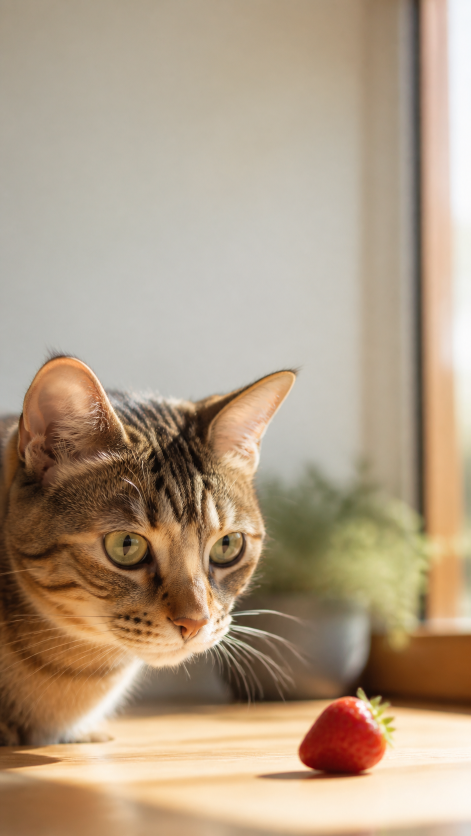
#> input picture assets/07-kedi-tatli-tadi.png, 941 x 1672 px (shown at 1/2 size)
$ python render_reel_covers.py
#> lines starting #> are read from the running program, lines starting #| are printed output that depends on the picture
"""Create branded 9:16 Instagram Reel cover images from project source visuals."""

from pathlib import Path

from PIL import Image, ImageDraw, ImageFont, ImageOps


ROOT = Path(__file__).resolve().parent.parent
ASSETS = ROOT / "assets"
OUTPUT = ROOT / "covers"
W, H = 1080, 1920
BOLD = Path("C:/Windows/Fonts/segoeuib.ttf")
REGULAR = Path("C:/Windows/Fonts/segoeui.ttf")

ITEMS = [
    ("07-kedi-tatli-tadi", "07-kedi-tatli-tadi.png", "Kediler tatlı tadını algılar mı?"),
    ("08-kedi-dili", "08-kedi-dili.png", "Kedi dili neden zımpara gibi?"),
    ("09-kedi-uykusu", "09-kedi-uykusu.png", "Kediler günde 14 saat uyur mu?"),
    ("10-kopek-burun-izi", "10-kopek-burun-izi.png", "Her köpeğin burun izi farklı mı?"),
    ("11-kopek-renk-gorusu", "11-kopek-renk-gorusu.png", "Köpekler dünyayı siyah-beyaz mı görür?"),
    ("12-kedi-mirilti-sifasi", "12-kedi-mirilti-sifasi.jpg", "Kedi mırıltısı kemikleri iyileştirebilir mi?"),
]


def wrap(draw: ImageDraw.ImageDraw, text: str, font: ImageFont.FreeTypeFont, width: int) -> list[str]:
    result: list[str] = []
    line: list[str] = []
    for word in text.split():
        candidate = " ".join(line + [word])
        if draw.textbbox((0, 0), candidate, font=font)[2] <= width:
            line.append(word)
        else:
            result.append(" ".join(line))
            line = [word]
    if line:
        result.append(" ".join(line))
    return result


def render(slug: str, image_name: str, title: str) -> None:
#> called with slug = '07-kedi-tatli-tadi', image_name = '07-kedi-tatli-tadi.png', title = 'Kediler tatlı tadını algılar mı?'
    with Image.open(ASSETS / image_name) as source:
#> source is the input picture: PIL image 941x1672 RGB; mean R, G, B 177.1, 156.7, 132.9
        base = ImageOps.fit(source.convert("RGB"), (W, H), Image.Resampling.LANCZOS, centering=(0.5, 0.5)).convert("RGBA")

    shade = Image.new("RGBA", (W, H), (0, 0, 0, 0))
#> shade: PIL image 1080x1920 RGBA; every value is 0
    shade_draw = ImageDraw.Draw(shade)
    for y in range(H):
        top_alpha = int(132 * max(0, 1 - y / 780))
        bottom_alpha = int(172 * max(0, (y - 980) / 940))
        shade_draw.line((0, y, W, y), fill=(2, 15, 25, max(top_alpha, bottom_alpha)))
    image = Image.alpha_composite(base, shade)
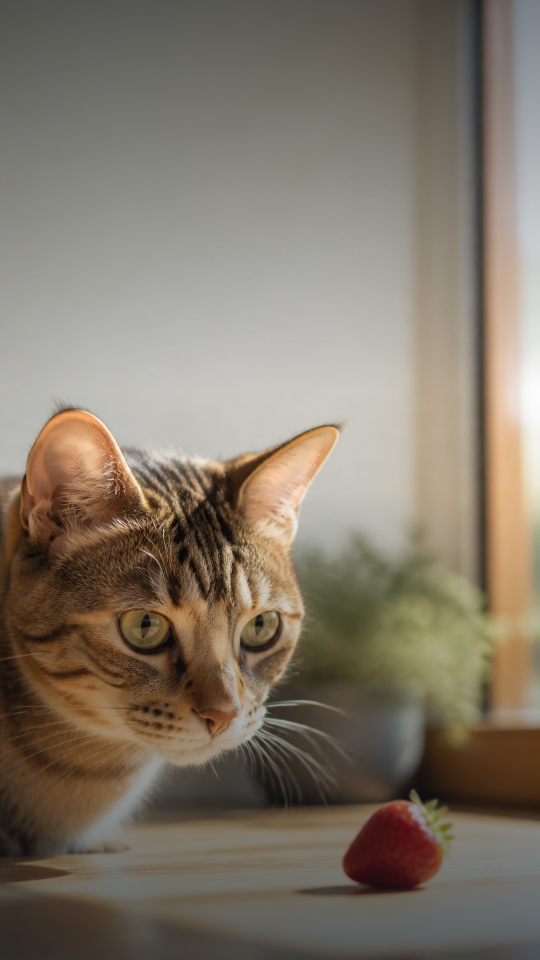
#> image: PIL image 1080x1920 RGBA (shown at 1/2 size); mean R, G, B, A 128.7, 118.5, 104.6, 255
    draw = ImageDraw.Draw(image)
    brand = ImageFont.truetype(str(BOLD), 36)
    eyebrow = ImageFont.truetype(str(BOLD), 28)
    title_font = ImageFont.truetype(str(BOLD), 72)
    footer = ImageFont.truetype(str(REGULAR), 28)
    amber = (255, 187, 78, 255)

    draw.rounded_rectangle((64, 68, 370, 126), radius=29, fill=(3, 24, 35, 180), outline=(255, 255, 255, 65), width=2)
    draw.text((92, 79), "PATI ŞİFRESİ", font=brand, fill=(255, 255, 255, 255))
    draw.rectangle((64, 162, 286, 170), fill=amber)

    draw.rounded_rectangle((64, 680, 1016, 1080), radius=34, fill=(3, 21, 31, 205))
    draw.text((106, 730), "HAYVANLAR DÜNYASI", font=eyebrow, fill=amber)
    lines = wrap(draw, title, title_font, 800)
#> lines = ['Kediler tatlı tadını', 'algılar mı?']
    y = 790
    for line in lines:
        line_width = draw.textbbox((0, 0), line, font=title_font)[2]
        draw.text(((W - line_width) // 2, y), line, font=title_font, fill=(255, 255, 255, 255), stroke_width=1, stroke_fill=(0, 0, 0, 110))
        y += 88
#> this loop made 2 passes
#> (line, line_width, y) on passes 1 to 2: ('Kediler tatlı tadını', 638, 878), ('algılar mı?', 375, 966)
#> after the loop, y = 966

    draw.text((64, 1780), "KAYDET • PAYLAŞ • TAKİP ET", font=footer, fill=(255, 255, 255, 230))
    image.convert("RGB").save(OUTPUT / f"{slug}.jpg", quality=95, subsampling=0)
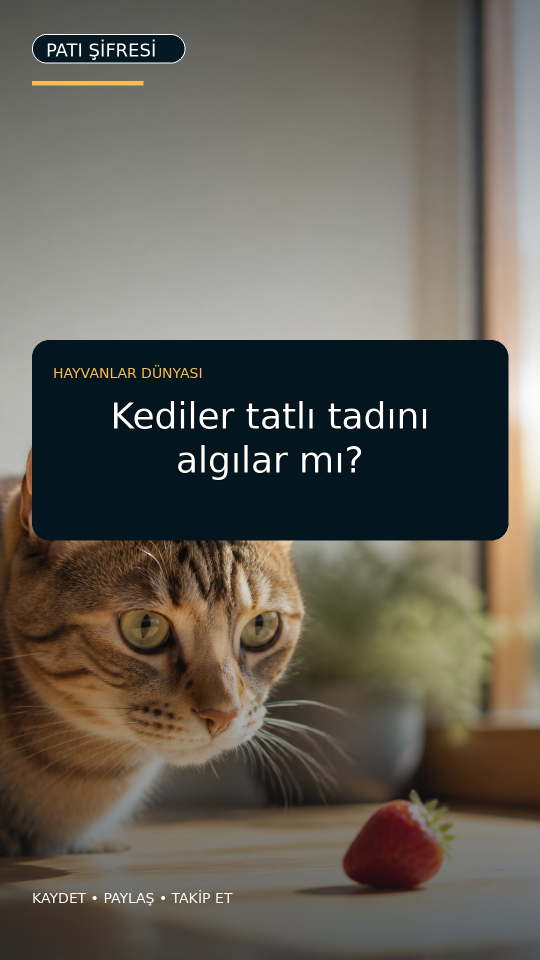
#> saved as 07-kedi-tatli-tadi.jpg: PIL image 1080x1920 RGB (shown at 1/2 size); mean R, G, B 98.8, 94.4, 85.3
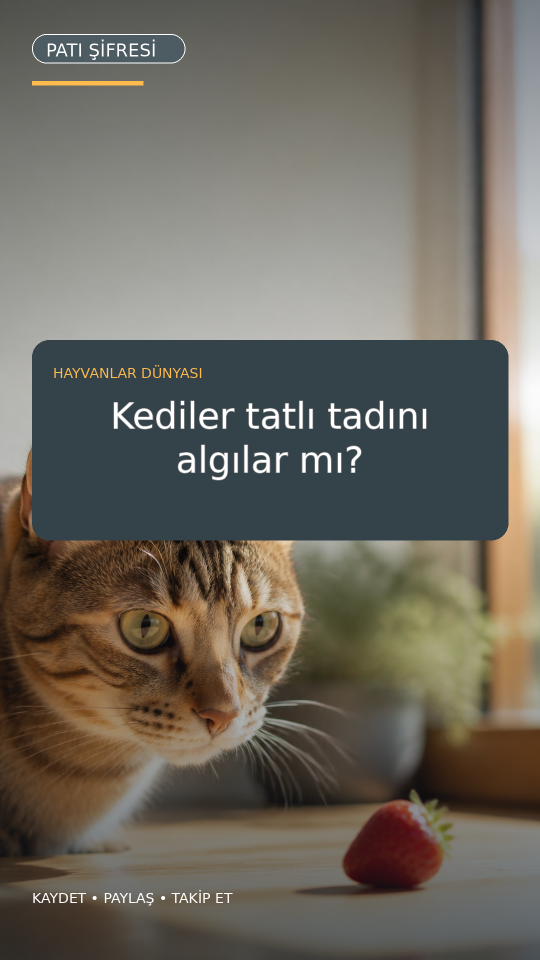
#> image: PIL image 1080x1920 RGBA (shown at 1/2 size); mean R, G, B, A 98.8, 94.4, 85.3, 245.3; transparent parts drawn white


def main() -> None:
    OUTPUT.mkdir(parents=True, exist_ok=True)
    for item in ITEMS:
        render(*item)
#> pass 2 of the loop in main, `for item in ITEMS:`:
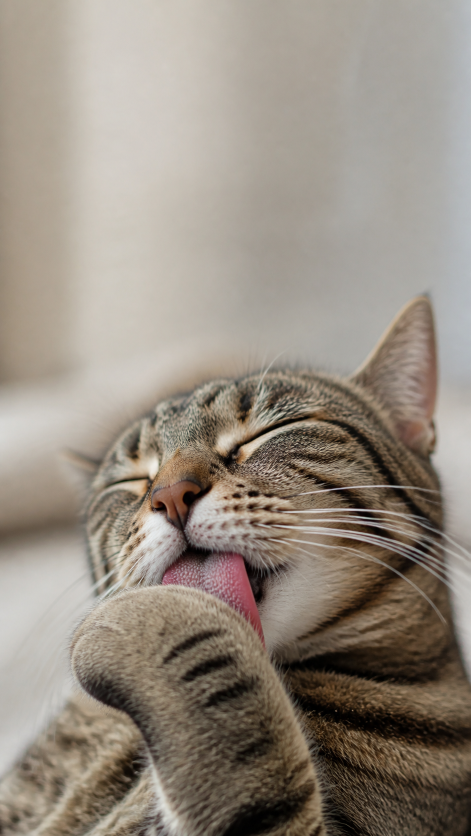
#> input picture assets/08-kedi-dili.png, 941 x 1672 px (shown at 1/2 size)
#> in render, source is the input picture: PIL image 941x1672 RGB; mean R, G, B 149.4, 139.6, 128.2
#> in render (call 2), `image = Image.alpha_composite(base, shade)`:
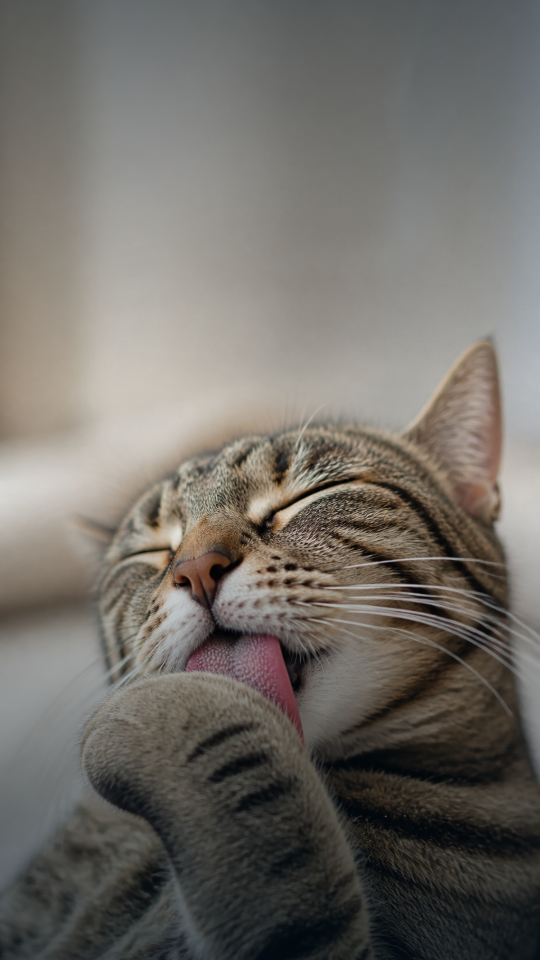
#> image: PIL image 1080x1920 RGBA (shown at 1/2 size); mean R, G, B, A 112.7, 109.1, 103.5, 255
#> lines = ['Kedi dili neden', 'zımpara gibi?']
#> the loop in render (call 2), `for line in lines:` made 2 passes
#> (line, line_width, y) on passes 1 to 2: ('Kedi dili neden', 531, 878), ('zımpara gibi?', 484, 966)
#> after the loop in render (call 2), `for line in lines:`: y = 966
#> in render (call 2), `image.convert("RGB").save(OUTPUT / f"{slug}.jpg", quality=95, subsampl..`:
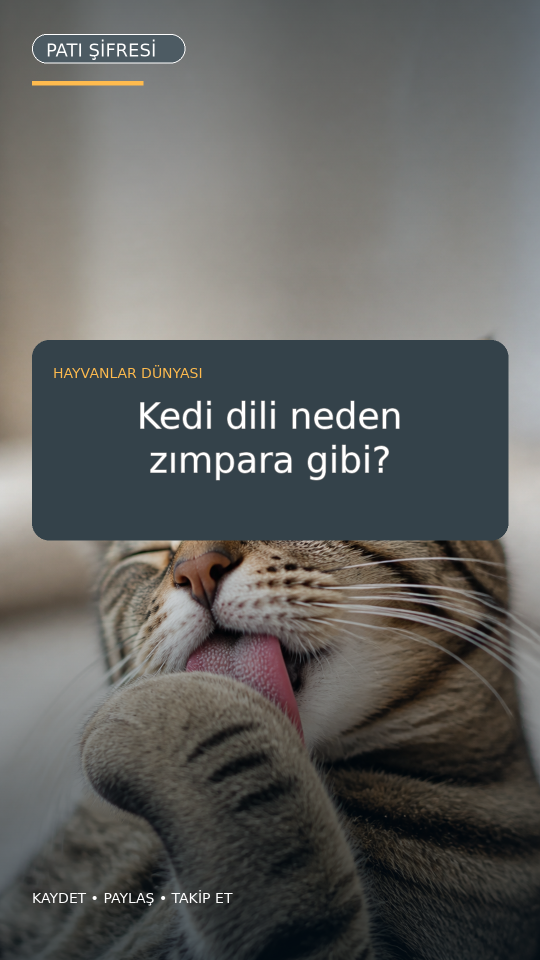
#> image: PIL image 1080x1920 RGBA (shown at 1/2 size); mean R, G, B, A 86.6, 87.9, 86.1, 245.3; transparent parts drawn white
#> pass 3 of the loop in main, `for item in ITEMS:`:
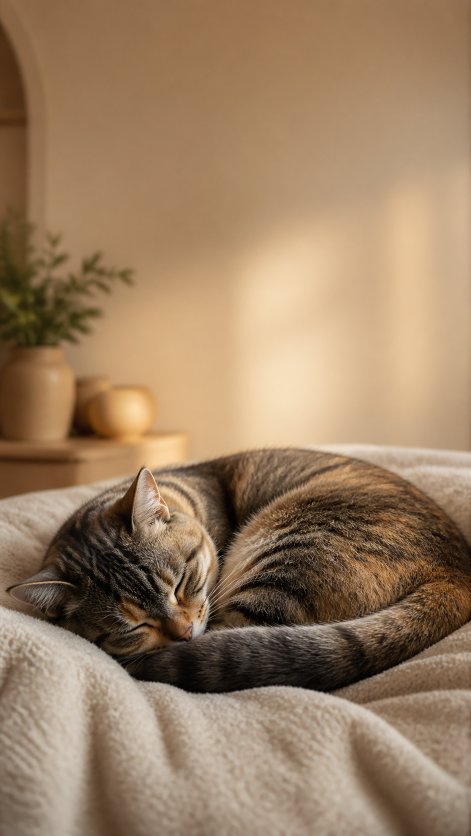
#> input picture assets/09-kedi-uykusu.png, 941 x 1672 px (shown at 1/2 size)
#> in render, source is the input picture: PIL image 941x1672 RGB; mean R, G, B 154.7, 127.4, 99
#> in render (call 3), `image = Image.alpha_composite(base, shade)`:
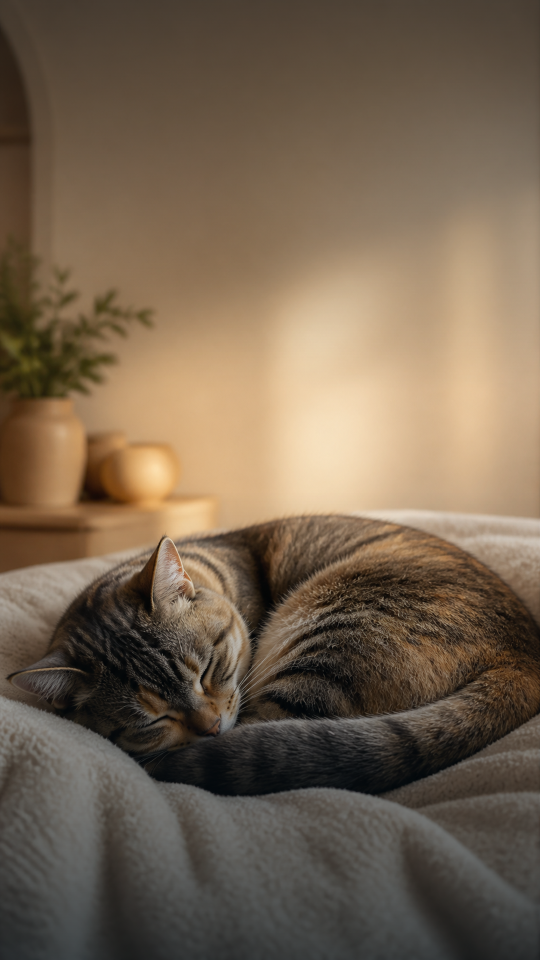
#> image: PIL image 1080x1920 RGBA (shown at 1/2 size); mean R, G, B, A 116.1, 98.9, 79.7, 255
#> lines = ['Kediler günde 14 saat', 'uyur mu?']
#> the loop in render (call 3), `for line in lines:` made 2 passes
#> (line, line_width, y) on passes 1 to 2: ('Kediler günde 14 saat', 789, 878), ('uyur mu?', 340, 966)
#> after the loop in render (call 3), `for line in lines:`: y = 966
#> in render (call 3), `image.convert("RGB").save(OUTPUT / f"{slug}.jpg", quality=95, subsampl..`:
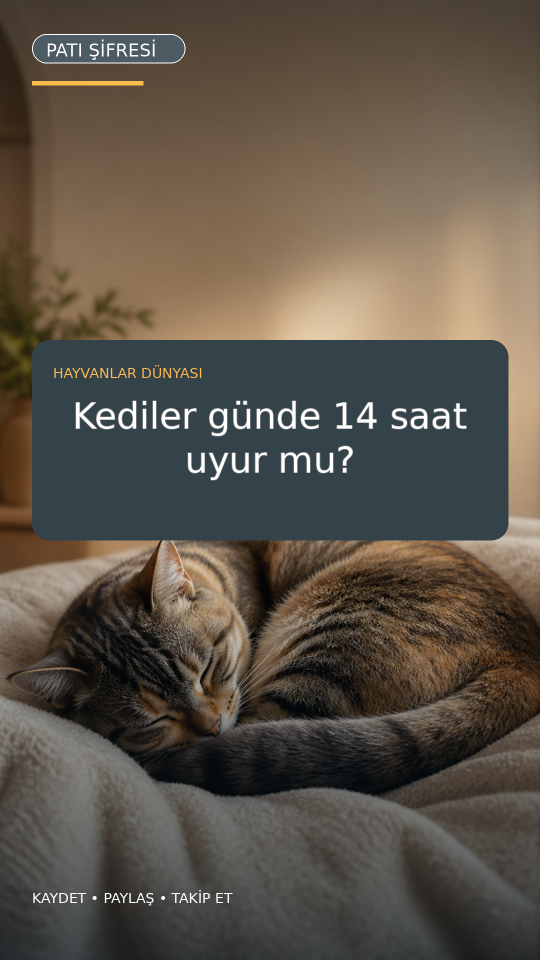
#> image: PIL image 1080x1920 RGBA (shown at 1/2 size); mean R, G, B, A 82.7, 74.9, 64.6, 245.3; transparent parts drawn white
#> the loop made 6 passes; the first 3 are shown
    print(f"{len(ITEMS)} kapak oluşturuldu: {OUTPUT}")


if __name__ == "__main__":
    main()
